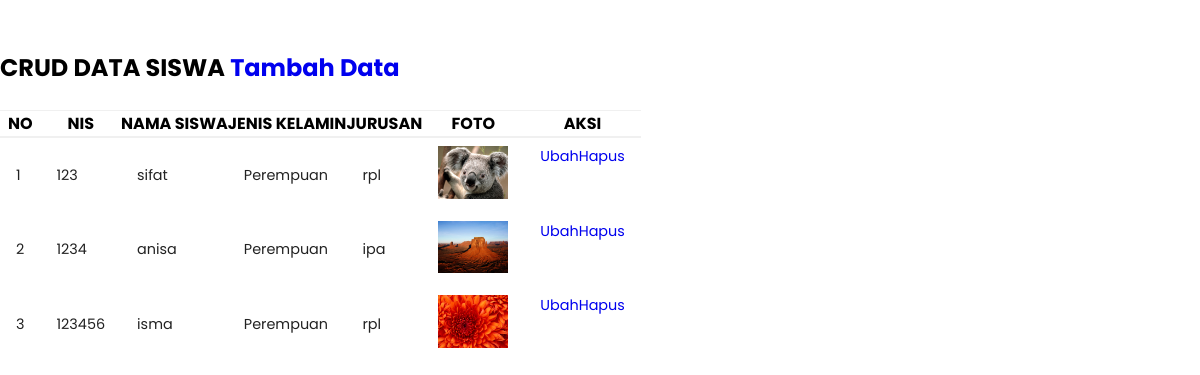
/petugas/data.php, run on an earlier commit of the app's database.
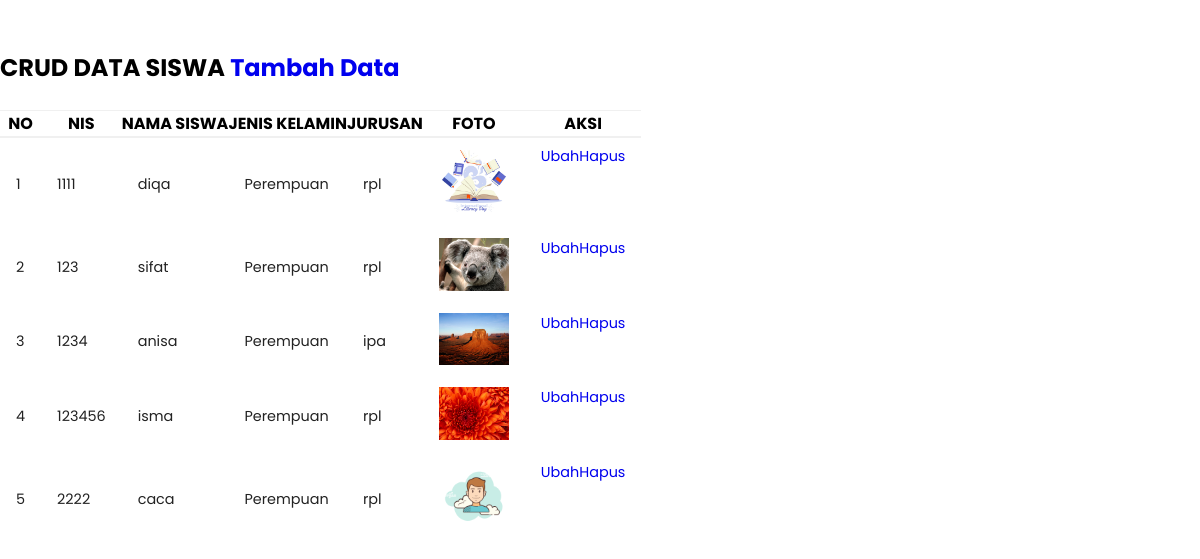
And on a later commit of the database.
### tables this page shows
CREATE TABLE `tb_siswa` (
  `nis` varchar(200) NOT NULL,
  `nama` varchar(200) NOT NULL,
  `jekel` enum('Laki-laki','Perempuan') NOT NULL,
  `jurusan` varchar(200) NOT NULL,
  `foto` varchar(1200) NOT NULL
);

### petugas/data.php (the view, shortened to what this page needs)
<!DOCTYPE html>
<html>
<?php
$koneksi = new mysqli ("localhost","root","","perpustakaan");
?>
<head>
	<link rel="stylesheet" href="style.css">
</head>
<body>
	<div class="container">
		<div class="col-lg-12">
			<div class="page-header">
				<br>
				<br>
				<h2>CRUD DATA SISWA
					<a href="index.php?halaman=add" class="btn btn-success">Tambah Data</a>
				</h2>
			</div>
			<br>
			<div>
				<table class="table table-bordered table-striped">
					<thead>
						<tr>
							<th>NO</th>
							<th>NIS</th>
							<th>NAMA SISWA</th>
							<th>JENIS KELAMIN</th>
							<th>JURUSAN</th>
							<th>FOTO</th>
							<th>AKSI</th>
						</tr>
					</thead>
					<tbody>
						<?php
							$sql_tampil = "SELECT * FROM tb_siswa";
							$query_tampil = mysqli_query($koneksi, $sql_tampil);
							$no=1;
							while ($data = mysqli_fetch_array($query_tampil,MYSQLI_BOTH)) {
						?>
						<tr>
							<td>
								<?php echo $no; ?>
							</td>
							<td>
								<?php echo $data['nis']; ?>
							</td>
							<td>
								<?php echo $data['nama']; ?>
							</td>
							<td>
								<?php echo $data['jekel']; ?>
							</td>
							<td>
								<?php echo $data['jurusan']; ?>
							</td>
							<td>
								<img src="foto/<?php echo $data['foto']; ?>" width="70px" />
							</td>
							<td>
								<a href="edit.php?kode=<?php echo $data['nis']; ?>" class='btn btn-warning btn-sm'>Ubah</a>
								<a href="del.php?kode=<?php echo $data['nis']; ?>" onclick="return confirm('Hapus Data Ini ?')"
								 class='btn btn-danger btn-sm'>Hapus</a>
							</td>
						</tr>
						<?php
							$no++;
							}
						?>
					</tbody>
				</table>
			</div>
		</div>
	</div>
</body>
</html>

### petugas/style.css (style rules this page uses)
:root { --main-color: #967E76; --color-dark: #000; --text-grey: #000; }
* { padding: 0; margin: 0; box-sizing: border-box; list-style-type: none; text-decoration: none; font-family: 'poppins', sans-serif; }
table { border-collapse: collapse; }
thead tr { border-top: 1px solid #f0f0f0; border-bottom: 2px solid #f0f0f0; }
td { padding: 0.5rem 1rem; font-size: 0.9rem; color: #222; }
tr td:last-child { display: flex; align-items: center; }
* { box-sizing: border-box; }
body { font-family: Verdana, sans-serif; }

What changed in the data, as far as the page shows it:
added tb_siswa: nis "1111", nama "diqa", jekel "Perempuan", jurusan "rpl", foto (picture)
added tb_siswa: nis "2222", nama "caca", jekel "Perempuan", jurusan "rpl", foto (placeholder picture)
